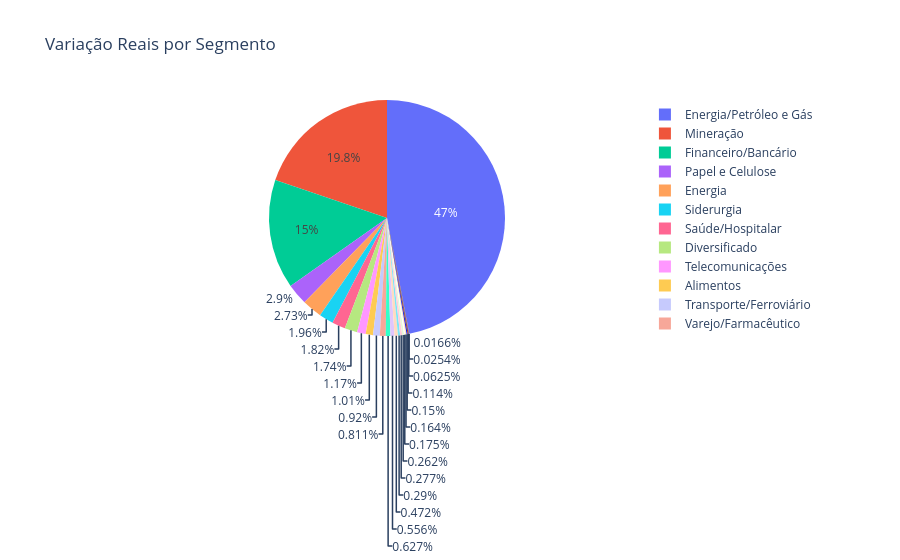

The code cell stored with this chart in its notebook:
### Code cell
fig = px.pie(df_analise_segmento, names='Segmento', values='Variacao_rs', title='Variação Reais por Segmento')
fig.show()

### Figure 1 — Plotly figure (JSON) as saved in the notebook; plotly's stock layout.template omitted (floating-point values rounded to 4 significant figures)
{"data": [{"domain": {"x": [0, 1], "y": [0, 1]}, "hovertemplate": "Segmento=%{label}<br>Variacao_rs=%{value}<extra></extra>", "labels": ["Alimentos", "Alimentos/Agronegócio", "Construção/Imobiliário", "Diversificado", "Educação", "Energia", "Energia/Agronegócio", "Energia/Petróleo e Gás", "Financeiro/Bancário", "Financeiro/Pagamentos Eletrônicos", "Imobiliário", "Logística/Transporte", "Mineração", "Moda/Calçados", "Papel e Celulose", "Química", "Saúde/Hospitalar", "Siderurgia", "Tecnologia/Internet", "Telecomunicações", "Transporte/Aéreo", "Transporte/Ferroviário", "Varejo/Alimentos", "Varejo/E-Commerce", "Varejo/Farmacêutico"], "legendgroup": "", "name": "", "showlegend": true, "type": "pie", "values": [251300000.0, 156600000.0, 37530000.0, 434200000.0, 72300000.0, 682300000.0, 138800000.0, 11730000000.0, 3741000000.0, 43660000.0, 117700000.0, 4131000.0, 4940000000.0, 41020000.0, 722900000.0, 69050000.0, 453900000.0, 489900000.0, 15600000.0, 292900000.0, 65450000.0, 229800000.0, 6341000.0, 28490000.0, 202400000.0]}], "layout": {"legend": {"tracegroupgap": 0}, "title": {"text": "Variação Reais por Segmento"}}}
